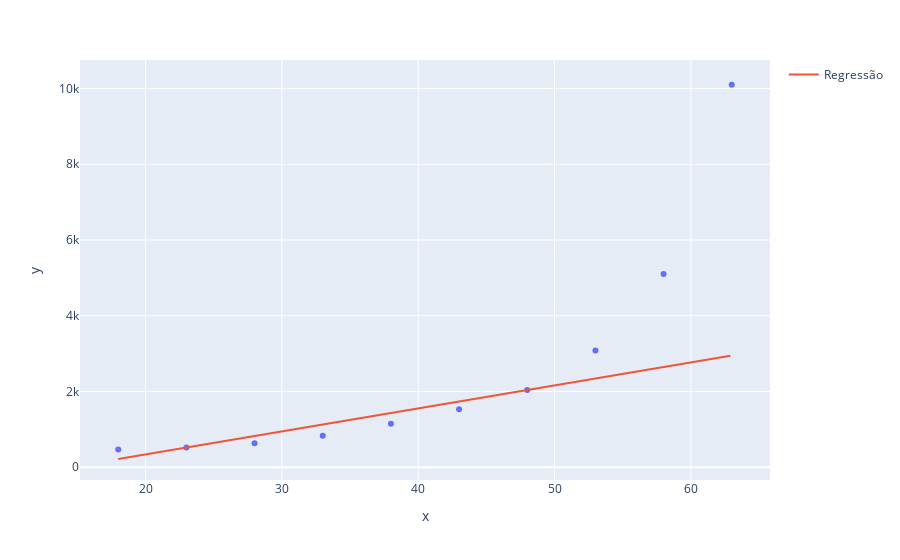

The cell this chart's notebook holds for it:
### Code cell
grafico = px.scatter(x= x_plano_saude2.ravel(), y= y_plano_saude2)
grafico.add_scatter(x= x_teste_arvore.ravel(), y= regressor_svr_saude_linear.predict(x_teste_arvore), name= 'Regressão')
grafico.show()

### Figure 1 — Plotly figure (JSON) as saved in the notebook; plotly's stock layout.template omitted (floating-point values rounded to 4 significant figures; data arrays with more than 128 entries replaced by an {"elided": "..."} marker saying what was removed)
{"data": [{"hovertemplate": "x=%{x}<br>y=%{y}<extra></extra>", "legendgroup": "", "marker": {"color": "#636efa", "symbol": "circle"}, "mode": "markers", "name": "", "orientation": "v", "showlegend": false, "type": "scatter", "x": [18, 23, 28, 33, 38, 43, 48, 53, 58, 63], "xaxis": "x", "y": [470, 520, 630, 830, 1150, 1530, 2040, 3080, 5100, 10100], "yaxis": "y"}, {"name": "Regressão", "type": "scatter", "x": {"elided": "450 float values"}, "y": {"elided": "450 float values"}}], "layout": {"legend": {"tracegroupgap": 0}, "margin": {"t": 60}, "xaxis": {"anchor": "y", "domain": [0, 1], "title": {"text": "x"}}, "yaxis": {"anchor": "x", "domain": [0, 1], "title": {"text": "y"}}}}
